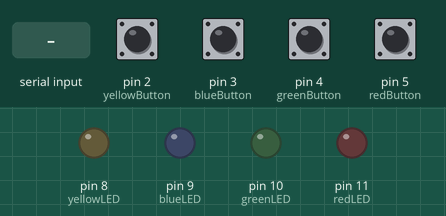
Recording of a sketch running on a simulated Arduino Uno, built with avr-gcc and run on an emulated ATmega328P. On the bench: output pins drawn as LEDs (lit = HIGH). The inputs (shaded band) are chosen by the test bench; at power-on: pin 2 (yellowButton), pin 3 (blueButton), pin 4 (greenButton), pin 5 (redButton) HIGH. What the sketch prints to the serial monitor is not drawn.

Above: at 1.2 s.
1.3 s: "0" received over Serial
At 2.3 s:
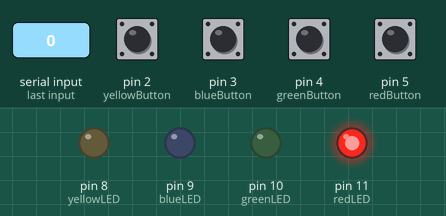
Timing chart, 0 to 4.3 s (numbered marks = the images above; inputs shaded):
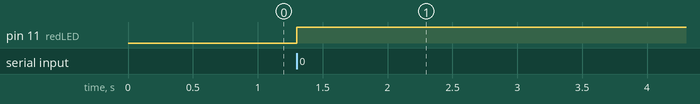

The sketch:

led_4_separate_buttons_for_unity_10.ino
```cpp
const int redButton = 5;      // Pin connected to the red button and LED
const int greenButton = 4;    // Pin connected to the green button and LED
const int blueButton = 3;     // Pin connected to the blue button and LED
const int yellowButton = 2;

const int redLED = 11;      // Pin connected to the red button and LED
const int greenLED = 10;    // Pin connected to the green button and LED
const int blueLED = 9;      // Pin connected to the blue button and LED
const int yellowLED = 8;

bool ledTurnedOn = false;

void setup() {
  Serial.begin(9600);

  pinMode(redButton, INPUT_PULLUP);
  pinMode(greenButton, INPUT_PULLUP);
  pinMode(blueButton, INPUT_PULLUP);
  pinMode(yellowButton, INPUT_PULLUP);

  pinMode(redLED, OUTPUT);
  pinMode(greenLED, OUTPUT);
  pinMode(blueLED, OUTPUT);
  pinMode(yellowLED, OUTPUT);
}

void loop() {
  if (!ledTurnedOn && Serial.available() > 0) {
    int data = Serial.read();

    switch (data) {
      case '0':
        digitalWrite(redLED, HIGH);
        digitalWrite(greenLED, LOW);
        digitalWrite(blueLED, LOW);
        digitalWrite(yellowLED, LOW);

        ledTurnedOn = true;  // Set the flag to indicate LED is turned on

        delay(1000);
        break;

      case '1':
        digitalWrite(redLED, LOW);
        digitalWrite(greenLED, HIGH);
        digitalWrite(blueLED, LOW);
        digitalWrite(yellowLED, LOW);

        ledTurnedOn = true;  // Set the flag to indicate LED is turned on
        break;

      case '2':
        digitalWrite(redLED, LOW);
        digitalWrite(greenLED, LOW);
        digitalWrite(blueLED, HIGH);
        digitalWrite(yellowLED, LOW);

        ledTurnedOn = true;  // Set the flag to indicate LED is turned on
        delay(1000);
        break;

      case '3':
        digitalWrite(redLED, LOW);
        digitalWrite(greenLED, LOW);
        digitalWrite(blueLED, LOW);
        digitalWrite(yellowLED, HIGH);

        ledTurnedOn = true;  // Set the flag to indicate LED is turned on
        break;

      default:
        // If an unrecognized data is received, turn off all LEDs
        digitalWrite(redLED, LOW);
        digitalWrite(greenLED, LOW);
        digitalWrite(blueLED, LOW);
        digitalWrite(yellowLED, LOW);
        break;
    }
  }

  if (ledTurnedOn) {
    // Check button states
    int buttonStateRed = digitalRead(redButton);
    int buttonStateGreen = digitalRead(greenButton);
    int buttonStateBlue = digitalRead(blueButton);
    int buttonStateYellow = digitalRead(yellowButton);

    if (buttonStateRed == HIGH) {
      Serial.write('0');
      Serial.flush();
    }
    if (buttonStateBlue == HIGH)  {
      Serial.write('2');
      Serial.flush();
    }
    if (buttonStateGreen == HIGH)  {
      Serial.write('1');
      Serial.flush();
    }
     if (buttonStateYellow == HIGH)  {
      Serial.write('3');
      Serial.flush();
    }
  }
}
```

Measured:
- after the input at 1.3 s, pin 11 (redLED): LOW → HIGH at once
